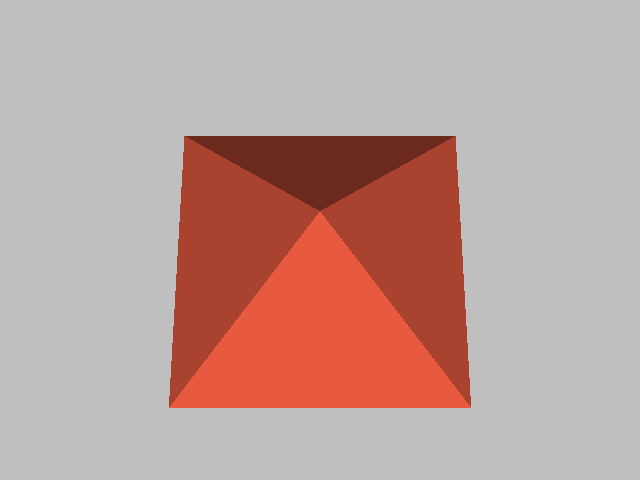

Write Python code to recreate this figure.
#!/usr/bin/env python

# Construct and render a pyramid using vtkPyramid.

# Factory overrides: importing these modules registers the OpenGL rendering
# and interaction style implementations for vtkRenderingCore factory classes.
import vtkmodules.vtkInteractionStyle  # noqa: F401
import vtkmodules.vtkRenderingOpenGL2  # noqa: F401
# VTK pipeline classes used in this example
from vtkmodules.vtkCommonCore import vtkPoints
from vtkmodules.vtkCommonDataModel import (
    vtkPyramid,
    vtkUnstructuredGrid,
)
from vtkmodules.vtkRenderingCore import (
    vtkActor,
    vtkDataSetMapper,
    vtkRenderWindow,
    vtkRenderWindowInteractor,
    vtkRenderer,
)

# Colors (normalized RGB)
tomato_rgb = (1.0, 0.388, 0.278)
silver_background_rgb = (0.75, 0.75, 0.75)

# Data: five points — a square base and an apex
points = vtkPoints()
points.InsertNextPoint(1.0, 1.0, 1.0)
points.InsertNextPoint(-1.0, 1.0, 1.0)
points.InsertNextPoint(-1.0, -1.0, 1.0)
points.InsertNextPoint(1.0, -1.0, 1.0)
points.InsertNextPoint(0.0, 0.0, 0.0)

# Cell: a pyramid referencing the 5 points
pyramid = vtkPyramid()
pyramid.GetPointIds().SetId(0, 0)
pyramid.GetPointIds().SetId(1, 1)
pyramid.GetPointIds().SetId(2, 2)
pyramid.GetPointIds().SetId(3, 3)
pyramid.GetPointIds().SetId(4, 4)

# Unstructured grid: store the pyramid cell
unstructured_grid = vtkUnstructuredGrid()
unstructured_grid.SetPoints(points)
unstructured_grid.InsertNextCell(pyramid.GetCellType(), pyramid.GetPointIds())

# Mapper: map the unstructured grid to graphics primitives
mapper = vtkDataSetMapper()
mapper.SetInputData(unstructured_grid)

# Actor: set visual properties and color
actor = vtkActor()
actor.SetMapper(mapper)
actor.GetProperty().SetColor(tomato_rgb)

# Renderer: assemble the scene
renderer = vtkRenderer()
renderer.AddActor(actor)
renderer.SetBackground(silver_background_rgb)

# Window: display the rendered scene
render_window = vtkRenderWindow()
render_window.AddRenderer(renderer)
render_window.SetWindowName("pyramid")
render_window.SetMultiSamples(0)
render_window.SetSize(640, 480)

# Interactor: handle mouse and keyboard events
render_window_interactor = vtkRenderWindowInteractor()
render_window_interactor.SetRenderWindow(render_window)

# Scene: configure the camera
renderer.ResetCamera()
renderer.GetActiveCamera().Azimuth(180)
renderer.GetActiveCamera().Elevation(-20)
renderer.ResetCameraClippingRange()

render_window_interactor.Initialize()
render_window_interactor.Start()
